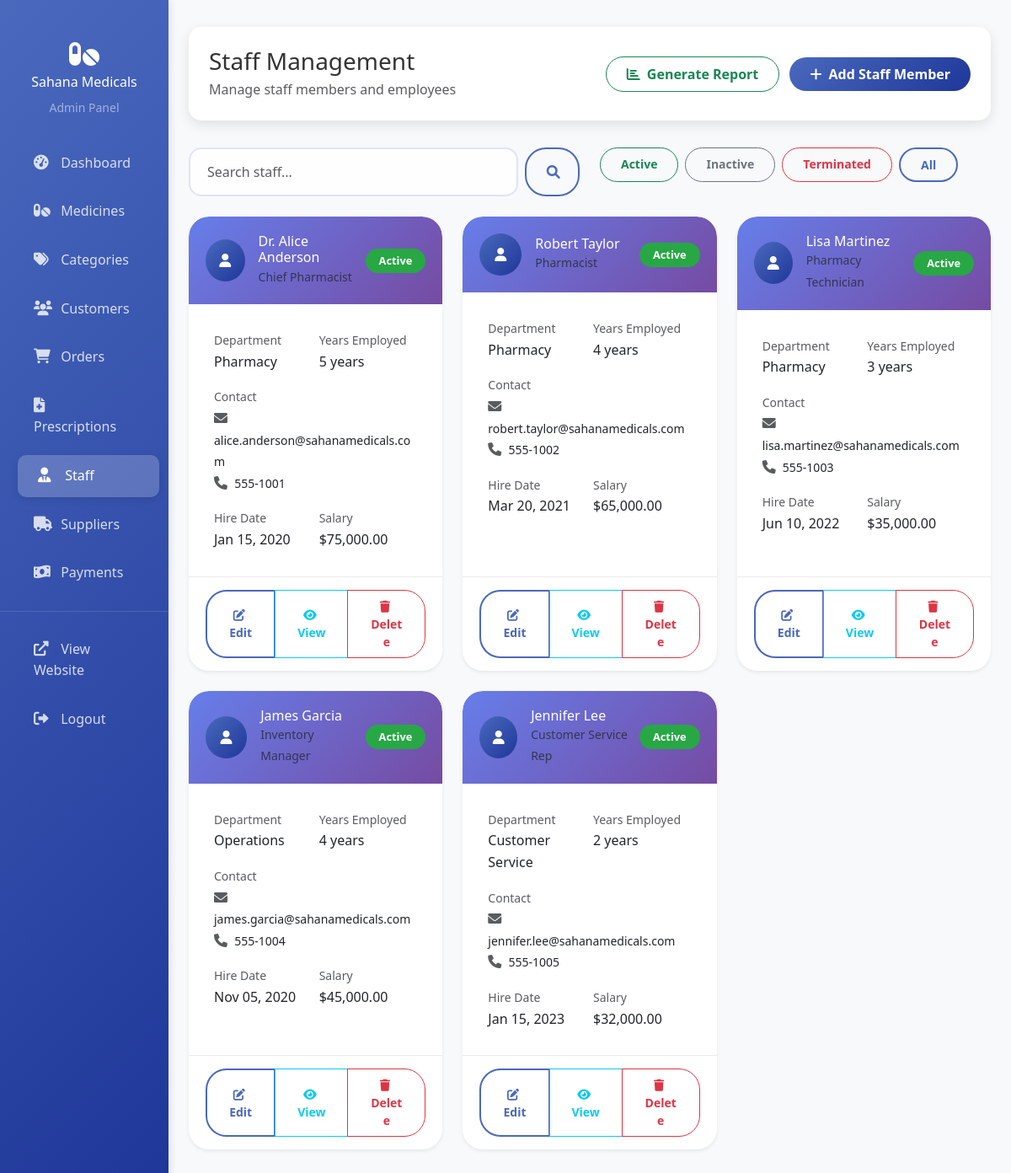
The app's page /admin/staff.php (signed in) with its own data.
### tables this page shows
CREATE TABLE IF NOT EXISTS staff (
    id INT AUTO_INCREMENT PRIMARY KEY,
    first_name VARCHAR(100) NOT NULL,
    last_name VARCHAR(100) NOT NULL,
    email VARCHAR(200) UNIQUE NOT NULL,
    phone VARCHAR(10),
    address TEXT,
    position VARCHAR(100),
    department VARCHAR(100),
    hire_date DATE,
    salary DECIMAL(10, 2),
    status ENUM('active', 'inactive', 'terminated') DEFAULT 'active',
    created_at TIMESTAMP DEFAULT CURRENT_TIMESTAMP,
    updated_at TIMESTAMP DEFAULT CURRENT_TIMESTAMP ON UPDATE CURRENT_TIMESTAMP
);

### admin/staff.php (the view, shortened to what this page needs)
<?php
include 'auth_check.php';
$search = $_GET['search'] ?? '';
$where_conditions = [];
$params = [];
$where_clause = !empty($where_conditions) ? 'WHERE ' . implode(' AND ', $where_conditions) : '';
$stmt = $pdo->prepare("
    SELECT s.*,
           TIMESTAMPDIFF(YEAR, s.hire_date, CURDATE()) as years_employed
    FROM staff s
    $where_clause
    ORDER BY s.created_at DESC
");
$stmt->execute($params);
$staff = $stmt->fetchAll();
?>
<!DOCTYPE html>
<html lang="en">
<head>
    <link href="https://cdn.jsdelivr.net/npm/bootstrap@5.3.0/dist/css/bootstrap.min.css" rel="stylesheet">
    <link href="https://cdnjs.cloudflare.com/ajax/libs/font-awesome/6.0.0/css/all.min.css" rel="stylesheet">
    <link href="../assets/css/style.css" rel="stylesheet">
</head>
<body>
    <div class="container-fluid">
        <div class="row">
            <?php include 'includes/sidebar.php'; ?>
            <main class="col-md-9 ms-sm-auto col-lg-10 px-md-4 admin-content">
                <div class="admin-header">
                    <div class="d-flex justify-content-between align-items-center">
                        <div>
                            <h2 class="h3 mb-1">Staff Management</h2>
                            <p class="text-muted mb-0">Manage staff members and employees</p>
                        </div>
                        <div>
                            <a href="reports.php?type=staff" class="btn btn-outline-success me-2">
                                <i class="fas fa-chart-bar me-2"></i>Generate Report
                            </a>
                            <button type="button" class="btn btn-primary" data-bs-toggle="modal" data-bs-target="#staffModal" onclick="openModal('create')">
                                <i class="fas fa-plus me-2"></i>Add Staff Member
                            </button>
                        </div>
                    </div>
                </div>
                <div class="row mb-4">
                    <div class="col-md-6">
                        <form method="GET" class="d-flex">
                            <input type="text" class="form-control me-2" name="search" placeholder="Search staff..." value="<?php echo htmlspecialchars($search); ?>">
                            <button type="submit" class="btn btn-outline-primary">
                                <i class="fas fa-search"></i>
                            </button>
                        </form>
                    </div>
                    <div class="col-md-6">
                        <div class="d-flex gap-2">
                            <a href="?filter=active" class="btn btn-outline-success btn-sm">Active</a>
                            <a href="?filter=inactive" class="btn btn-outline-secondary btn-sm">Inactive</a>
                            <a href="?filter=terminated" class="btn btn-outline-danger btn-sm">Terminated</a>
                            <a href="?" class="btn btn-outline-primary btn-sm">All</a>
                        </div>
                    </div>
                </div>
                <div class="row g-4">
                    <?php foreach ($staff as $member): ?>
                    <div class="col-lg-4 col-md-6">
                        <div class="card border-0 shadow-sm h-100">
                            <div class="card-header d-flex justify-content-between align-items-center">
                                <div class="d-flex align-items-center">
                                    <div class="bg-primary rounded-circle d-flex align-items-center justify-content-center me-3" style="width: 50px; height: 50px;">
                                        <i class="fas fa-user text-white"></i>
                                    </div>
                                    <div>
                                        <h6 class="mb-0"><?php echo htmlspecialchars($member['first_name'] . ' ' . $member['last_name']); ?></h6>
                                        <small class="text-muted"><?php echo htmlspecialchars($member['position']); ?></small>
                                    </div>
                                </div>
                                <span class="badge bg-<?php echo $member['status'] === 'active' ? 'success' : ($member['status'] === 'inactive' ? 'secondary' : 'danger'); ?>">
                                    <?php echo ucfirst($member['status']); ?>
                                </span>
                            </div>
                            <div class="card-body">
                                <div class="row g-2 mb-3">
                                    <div class="col-6">
                                        <small class="text-muted">Department</small>
                                        <div class="fw-medium"><?php echo htmlspecialchars($member['department']); ?></div>
                                    </div>
                                    <div class="col-6">
                                        <small class="text-muted">Years Employed</small>
                                        <div class="fw-medium"><?php echo $member['years_employed']; ?> years</div>
                                    </div>
                                </div>
                                <div class="row g-2 mb-3">
                                    <div class="col-12">
                                        <small class="text-muted">Contact</small>
                                        <div>
                                            <?php if ($member['email']): ?>
                                                <i class="fas fa-envelope me-1 text-muted"></i>
                                                <small><?php echo htmlspecialchars($member['email']); ?></small><br>
                                            <?php endif; ?>
                                            <?php if ($member['phone']): ?>
                                                <i class="fas fa-phone me-1 text-muted"></i>
                                                <small><?php echo htmlspecialchars($member['phone']); ?></small>
                                            <?php endif; ?>
                                        </div>
                                    </div>
                                </div>
                                <div class="row g-2">
                                    <div class="col-6">
                                        <small class="text-muted">Hire Date</small>
                                        <div class="fw-medium"><?php echo date('M d, Y', strtotime($member['hire_date'])); ?></div>
                                    </div>
                                    <div class="col-6">
                                        <small class="text-muted">Salary</small>
                                        <div class="fw-medium">$<?php echo number_format($member['salary'], 2); ?></div>
                                    </div>
                                </div>
                            </div>
                            <div class="card-footer bg-transparent">
                                <div class="btn-group w-100">
                                    <button type="button" class="btn btn-outline-primary btn-sm" onclick="openModal('edit', <?php echo htmlspecialchars(json_encode($member)); ?>)">
                                        <i class="fas fa-edit me-1"></i>Edit
                                    </button>
                                    <button type="button" class="btn btn-outline-info btn-sm" onclick="viewStaffDetails(<?php echo htmlspecialchars(json_encode($member)); ?>)">
                                        <i class="fas fa-eye me-1"></i>View
                                    </button>
                                    <button type="button" class="btn btn-outline-danger btn-sm" onclick="confirmDelete(<?php echo $member['id']; ?>, '<?php echo htmlspecialchars($member['first_name'] . ' ' . $member['last_name']); ?>')">
                                        <i class="fas fa-trash me-1"></i>Delete
                                    </button>
                                </div>
                            </div>
                        </div>
                    </div>
                    <?php endforeach; ?>
                </div>
            </main>
        </div>
    </div>
</body>
</html>

### assets/css/style.css (style rules this page uses)
:root { --primary-color: #4a69bd; --primary-light: #6b92c2; --primary-dark: #1e3799; --secondary-blue: #0b4fae; --secondary-color: #28a745; --accent-color: #ffc107; --danger-color: #dc3545; --warning-color: #fd7e14; --info-color: #17a2b8; --light-gray: #f8f9fa; --medium-gray: #666; --dark-gray: #2c3e50; --white: #ffffff; --text-color: #333; --gradient-primary: linear-gradient(135deg, #4a69bd, #1e3799); --gradient-secondary: linear-gradient(135deg, #0b4fae, #6b92c2); --gradient-dark: linear-gradient(135deg, #2c3e50, #34495e); --gradient-hero: linear-gradient(135deg, rgba(74, 105, 189, 0.9), rgba(30, 55, 153, 0.9)); --shadow-sm: 0 2px 20px rgba(0, 0, 0, 0.1); --shadow: 0 10px 30px rgba(0, 0, 0, 0.1); --shadow-lg: 0 20px 40px rgba(0, 0, 0, 0.15); --shadow-card: 0 5px 15px rgba(0, 0, 0, 0.1); }
* { margin: 0; padding: 0; box-sizing: border-box; }
html { scroll-behavior: smooth; }
body { font-family: 'Segoe UI', Tahoma, Geneva, Verdana, sans-serif; line-height: 1.6; color: var(--text-color); min-height: 100vh; display: flex; flex-direction: column; }
.bg-primary { background: var(--gradient-primary) !important; }
.card { transition: all 0.4s cubic-bezier(0.175, 0.885, 0.32, 1.275); border-radius: 24px; border: none; box-shadow: 0 10px 40px rgba(0, 0, 0, 0.08); overflow: hidden; position: relative; background: white; }
.card::before { content: ''; position: absolute; top: 0; left: 0; right: 0; height: 4px; background: linear-gradient(135deg, #667eea, #764ba2); transform: scaleX(0); transition: transform 0.4s ease; transform-origin: left; z-index: 1; }
.card-header { background: linear-gradient(135deg, #667eea, #764ba2); color: white; border-radius: 24px 24px 0 0 !important; border: none; padding: 20px; }
.card-body { padding: 30px; }
.card-footer { background: #f8f9fa; border-top: 1px solid rgba(0, 0, 0, 0.08); padding: 15px 20px; border-radius: 0 0 24px 24px; }
.card-footer.bg-transparent { background: transparent; border-top: 1px solid rgba(0, 0, 0, 0.08); }
.btn { border-radius: 25px; padding: 0.5rem 1.5rem; font-weight: 600; transition: all 0.3s ease; position: relative; overflow: hidden; }
.btn-primary { background: var(--gradient-primary); border: none; color: white; }
.btn-outline-primary { border: 2px solid var(--primary-color); color: var(--primary-color); background: transparent; }
.form-control { border-radius: 15px; border: 2px solid rgba(102, 126, 234, 0.2); padding: 15px 20px; transition: all 0.3s ease; font-size: 1rem; background: rgba(255, 255, 255, 0.8); backdrop-filter: blur(10px); }
.admin-content, .col-md-9.col-lg-10 { margin-left: 16.666667%; height: 100vh; overflow-y: auto; padding: 2rem; }
.admin-content { background: var(--light-gray); min-height: 100vh; }
.admin-header { background: white; padding: 1.5rem; box-shadow: var(--shadow-card); margin-bottom: 2rem; border-radius: 15px; }
.badge { border-radius: 20px; padding: 0.5rem 1rem; font-weight: 600; font-size: 0.8rem; }
.badge.bg-success { background-color: var(--secondary-color) !important; }
a { text-decoration: none; transition: all 0.3s ease; }

### records on screen
staff: first_name+last_name "Dr. Alice Anderson", position "Chief Pharmacist", status "Active", department "Pharmacy", years_employed "5", email "alice.anderson@sahanamedicals.com", phone "555-1001", hire_date "Jan 15, 2020", salary "75,000.00"
staff: first_name+last_name "Robert Taylor", position "Pharmacist", status "Active", department "Pharmacy", years_employed "4", email "robert.taylor@sahanamedicals.com", phone "555-1002", hire_date "Mar 20, 2021", salary "65,000.00"
staff: first_name+last_name "Lisa Martinez", position "Pharmacy Technician", status "Active", department "Pharmacy", years_employed "3", email "lisa.martinez@sahanamedicals.com", phone "555-1003", hire_date "Jun 10, 2022", salary "35,000.00"
staff: first_name+last_name "James Garcia", position "Inventory Manager", status "Active", department "Operations", years_employed "4", email "james.garcia@sahanamedicals.com", phone "555-1004", hire_date "Nov 05, 2020", salary "45,000.00"
staff: first_name+last_name "Jennifer Lee", position "Customer Service Rep", status "Active", department "Customer Service", years_employed "2", email "jennifer.lee@sahanamedicals.com", phone "555-1005", hire_date "Jan 15, 2023", salary "32,000.00"
